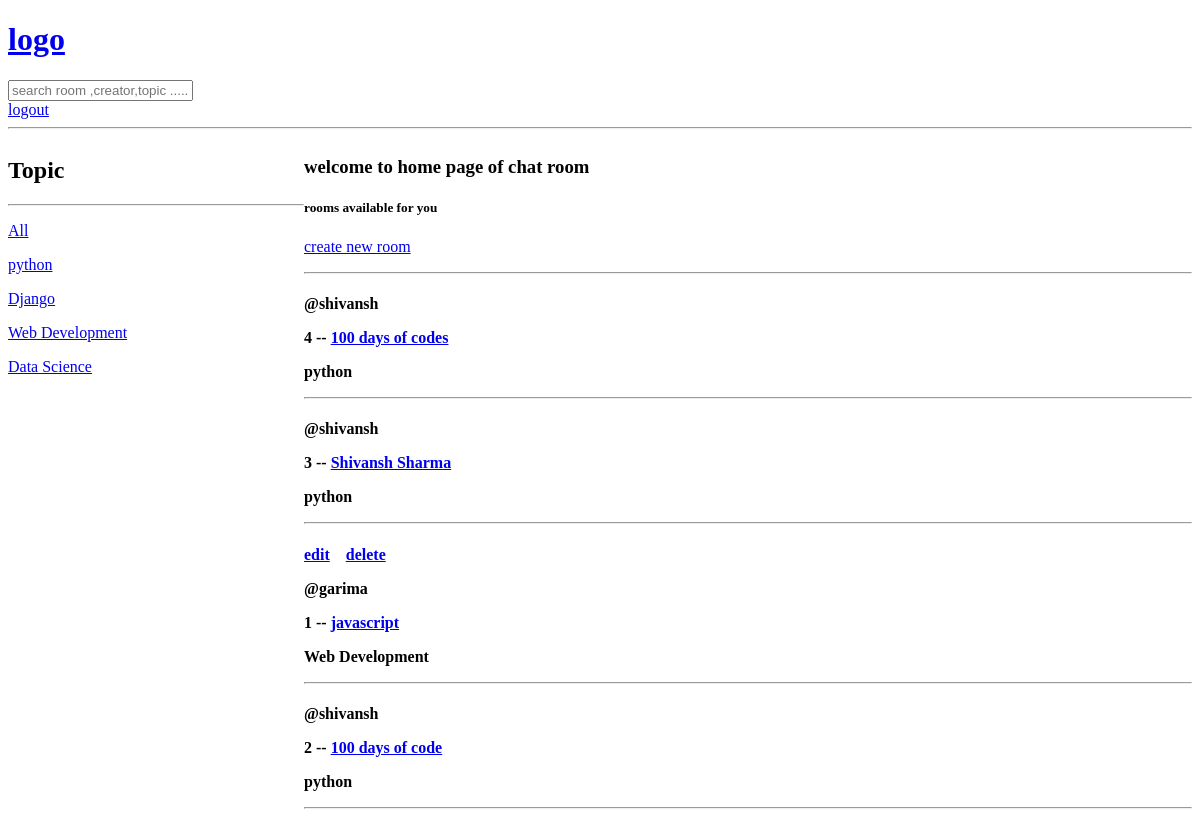
The page / (signed in) on the database as committed earlier.
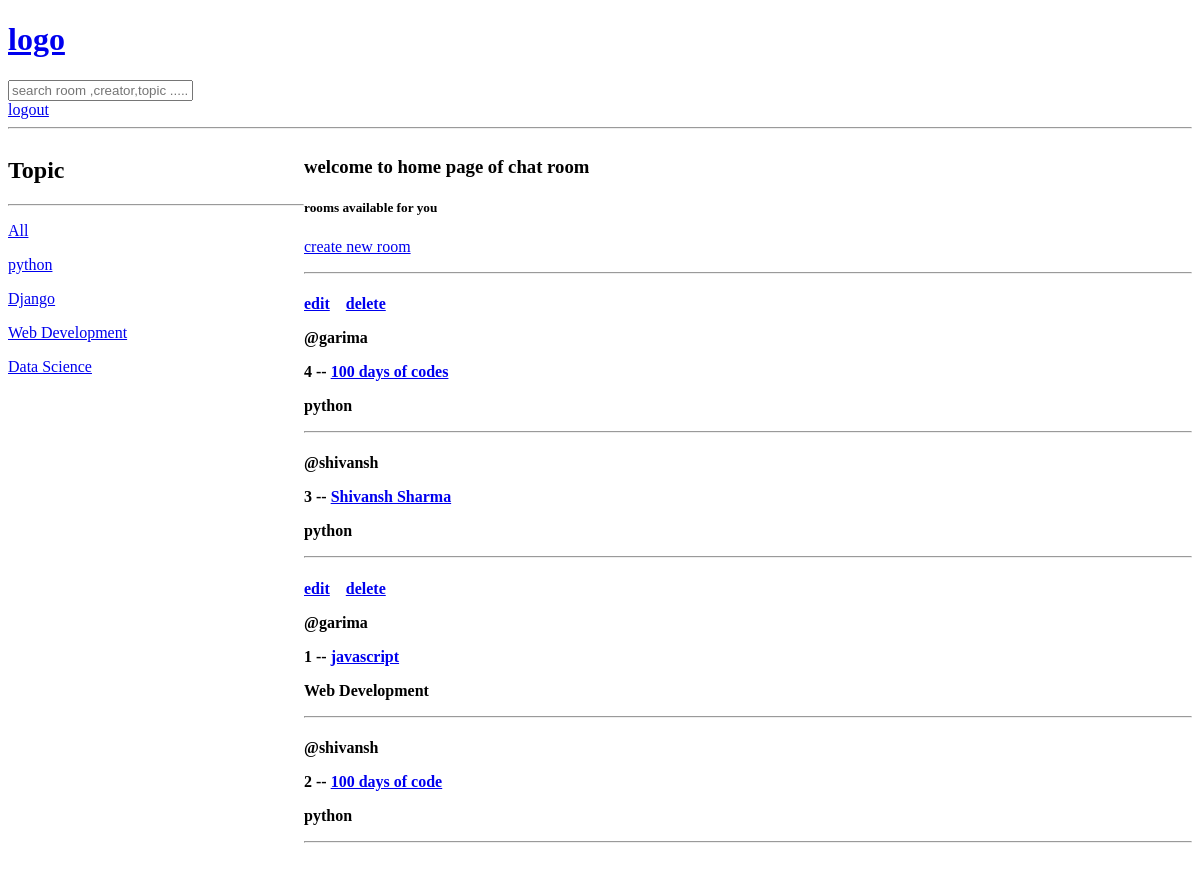
The same page on the database as committed later.
### app/models.py (models this page shows, shortened)
class Room(models.Model):
    host = models.ForeignKey(User,on_delete=models.SET_NULL,null=True)
    topic = models.ForeignKey(Topic,on_delete=models.SET_NULL ,null=True)
    name = models.CharField(max_length=200)
    description = models.TextField(null=True,blank=True)
    updated = models.DateTimeField(auto_now=True)
    created = models.DateTimeField(auto_now_add=True)
    class Meta :
        ordering = ['-updated','-created']

class Topic(models.Model):
    name = models.CharField(max_length=200)
    def __str__(self):
        return self.name

### app/views.py (the view)
# urls.py: path('',views.home,name='home'),
def home(request):
    if request.GET.get('q') != None :
        q = request.GET.get('q')
    else :
        q = ''
    if q != '':
        room = Room.objects.filter(Q(name__icontains=q) | Q(topic__name__icontains=q) | Q(description__icontains=q) | Q(host__username__icontains=q))
        topic = Topic.objects.all()
    else :
        room = Room.objects.all()
        topic = Topic.objects.all()
    context = {'rooms' : room , 'topics' : topic,'name':User.username}
    return render(request,'app/home.html',context)

### app/templates/app/home.html (shortened to what this page needs)
{%extends 'main.html'%}
{%block content%}
    <div class="home-container">
        <div>
            <h2>Topic</h2>
            <hr>
            <p><a href="{%url 'home'%}">All</a></p>
            {% for topic in topics %}
                <p><a href="{%url 'home'%}?q={{topic.name}}/x=1">{{topic.name}}</a>&nbsp&nbsp&nbsp{{topic_count}}</p>
            {%endfor%}
        </div>
        <div>
            <h3>welcome to home page of chat room</h3>
            <h5>{{room_count}}rooms available for you</h5>
            <p><a href="CreateRoom/">create new room</a></p>
            <hr>
            {%for room in rooms%}
            <div>
                <h4>
                    {%if request.user == room.host%}
                    <span><a href="{%url 'updateRoom'%}?ID={{room.id}}">edit</a></span>&nbsp&nbsp&nbsp
                    {%endif%}
                    {%if request.user == room.host%}
                    <a href="deleteRoom/{{room.id}}">delete</a>
                    {%endif%}
                    <p>@{{room.host.username}}</p>
                    {{room.id}} -- <a href="room/{{room.id}}">{{room.name}}</a>
                    <p>{{room.topic}}</p>
                    <hr>
                </h4>
            </div>
            {%endfor%}
        </div>
    </div>
{%endblock%}

Rows that differ between the two databases and show on the page:
changed Room "100 days of codes": host.username "shivansh" → "garima"; now shows "edit delete"
